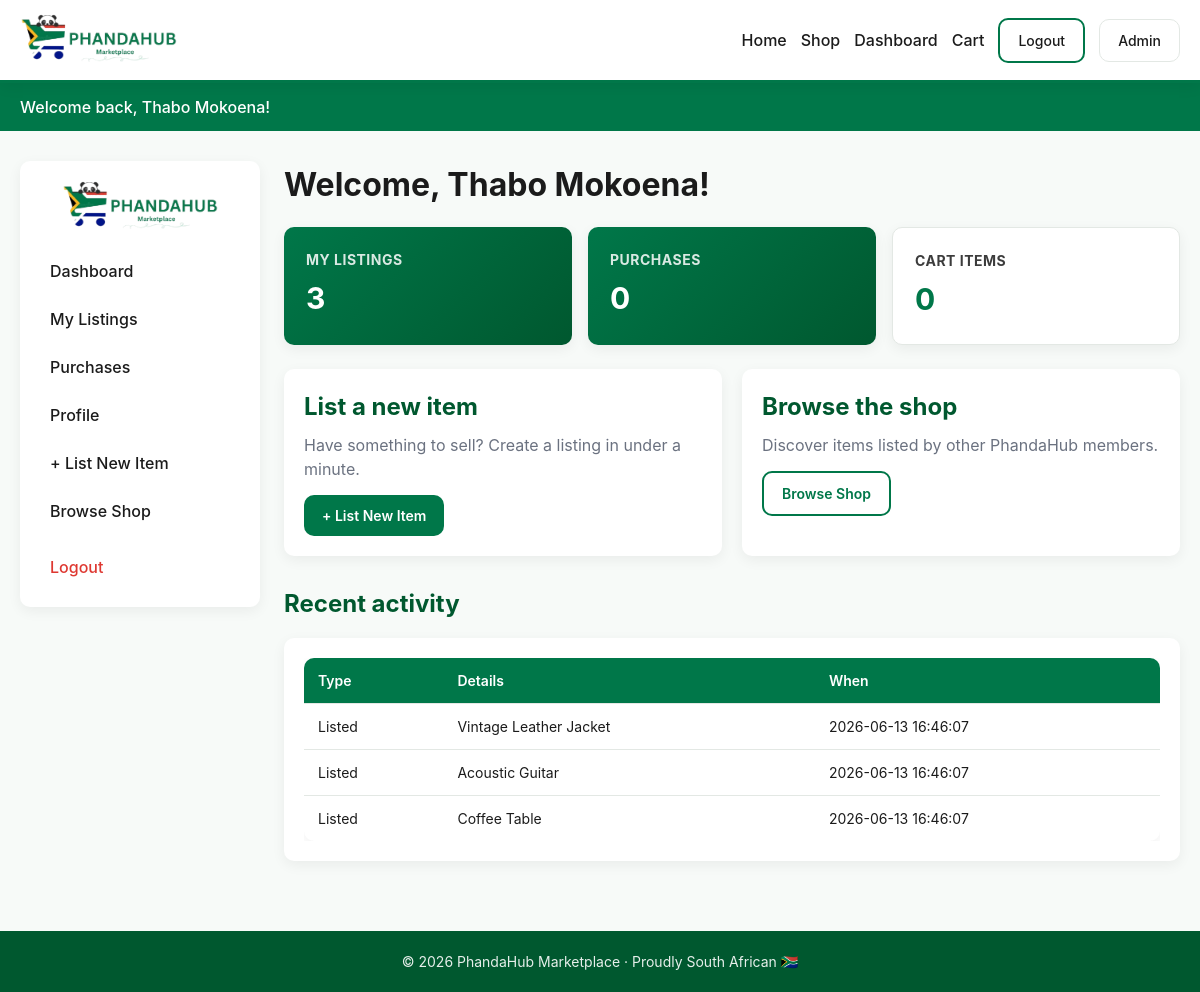
/dashboard.php (signed in), run on the app's committed database.
### tables this page shows
CREATE TABLE IF NOT EXISTS products (
  id           INT AUTO_INCREMENT PRIMARY KEY,
  user_id      INT NOT NULL,
  title        VARCHAR(150) NOT NULL,
  description  TEXT NOT NULL,
  price        DECIMAL(10,2) NOT NULL,
  category     VARCHAR(50)  NOT NULL,
  image        VARCHAR(255) NOT NULL,
  stock        INT NOT NULL DEFAULT 1,
  created_at   TIMESTAMP DEFAULT CURRENT_TIMESTAMP,
  FOREIGN KEY (user_id) REFERENCES users(id) ON DELETE CASCADE
);

### includes/auth.php (called while the page is built, shortened)
<?php
function base_url($path = '') {
    $script = str_replace('\\', '/', dirname($_SERVER['SCRIPT_NAME']));
    if ($script === '/' || $script === '\\') $script = '';
    return $script . '/' . ltrim($path, '/');
}
function e($s) { return htmlspecialchars($s ?? '', ENT_QUOTES, 'UTF-8'); }

### dashboard.php (the view, shortened to what this page needs)
<?php
require_once __DIR__ . '/includes/auth.php';
require_once __DIR__ . '/includes/db.php';
$uid = (int)$_SESSION['user_id'];
$listings_count  = $conn->query("SELECT COUNT(*) c FROM products WHERE user_id = $uid")->fetch_assoc()['c'];
$purchases_count = $conn->query("SELECT COUNT(*) c FROM orders   WHERE user_id = $uid")->fetch_assoc()['c'];
$cart_count      = $conn->query("SELECT COUNT(*) c FROM cart     WHERE user_id = $uid")->fetch_assoc()['c'];
$activity = [];
$r = $conn->query("SELECT title, created_at FROM products WHERE user_id=$uid ORDER BY created_at DESC LIMIT 5");
while ($row = $r->fetch_assoc()) $activity[] = ['type' => 'Listed', 'text' => $row['title'], 'when' => $row['created_at']];
usort($activity, fn($a,$b) => strcmp($b['when'], $a['when']));
include __DIR__ . '/includes/header.php';
?>
<div class="layout">
  <?php include __DIR__ . '/includes/sidebar.php'; ?>
  <div>
    <h1 style="margin-bottom:18px;">Welcome, <?= e($_SESSION['user_name']) ?>!</h1>
    <div class="dash-tiles">
      <div class="dash-tile"><h3>My Listings</h3><div class="num"><?= $listings_count ?></div></div>
      <div class="dash-tile"><h3>Purchases</h3><div class="num"><?= $purchases_count ?></div></div>
      <div class="dash-tile alt"><h3>Cart Items</h3><div class="num"><?= $cart_count ?></div></div>
    </div>
    <div class="grid grid-2">
      <div class="card">
        <h2 style="color:var(--green-dark);margin-bottom:8px;">List a new item</h2>
        <p style="color:var(--muted);margin-bottom:14px;">Have something to sell? Create a listing in under a minute.</p>
        <a href="<?= base_url('sell.php') ?>" class="btn btn-primary">+ List New Item</a>
      </div>
      <div class="card">
        <h2 style="color:var(--green-dark);margin-bottom:8px;">Browse the shop</h2>
        <p style="color:var(--muted);margin-bottom:14px;">Discover items listed by other PhandaHub members.</p>
        <a href="<?= base_url('shop.php') ?>" class="btn btn-outline">Browse Shop</a>
      </div>
    </div>
    <h2 class="section-title">Recent activity</h2>
    <div class="card">
      <?php if (!$activity): ?>
        <div class="empty">No activity yet. Start by listing an item or browsing the shop.</div>
      <?php else: ?>
        <div class="table-wrap"><table class="table">
          <tr><th>Type</th><th>Details</th><th>When</th></tr>
          <?php foreach (array_slice($activity, 0, 6) as $a): ?>
            <tr><td><?= e($a['type']) ?></td><td><?= e($a['text']) ?></td><td><?= e($a['when']) ?></td></tr>
          <?php endforeach; ?>
        </table></div>
      <?php endif; ?>
    </div>
  </div>
</div>
<?php include __DIR__ . '/includes/footer.php'; ?>

### css/style.css (style rules this page uses)
* { box-sizing: border-box; margin: 0; padding: 0; }
:root { --green: #007749; --green-dark: #00582f; --gold: #FFB81C; --red: #DE3831; --bg: #f7faf8; --text: #1b1b1b; --muted: #6b7280; --border: #e3e8e4; --card: #ffffff; --shadow: 0 4px 14px rgba(0,0,0,.06); --radius: 10px; }
body { font-family: -apple-system, BlinkMacSystemFont, "Segoe UI", Roboto, Helvetica, Arial, sans-serif; background: var(--bg); color: var(--text); line-height: 1.5; min-height: 100vh; display: flex; flex-direction: column; }
a { color: var(--green); text-decoration: none; }
.btn { display: inline-block; padding: 10px 18px; border-radius: var(--radius); font-weight: 600; cursor: pointer; border: none; font-size: 14px; transition: transform .05s, box-shadow .15s, background .15s; }
.btn-primary { background: var(--green); color: #fff; }
.btn-outline { background: #fff; color: var(--green); border: 2px solid var(--green); }
.card { background: var(--card); border-radius: var(--radius); box-shadow: var(--shadow); padding: 20px; }
.grid { display: grid; gap: 20px; }
.grid-2 { grid-template-columns: repeat(2, 1fr); }
.section-title { font-size: 24px; margin: 30px 0 16px; color: var(--green-dark); }
.layout { display: grid; grid-template-columns: 240px 1fr; gap: 24px; align-items: start; }
.dash-tiles { display: grid; grid-template-columns: repeat(3,1fr); gap: 16px; margin-bottom: 24px; }
.dash-tile { background: linear-gradient(135deg, var(--green), var(--green-dark)); color: #fff; padding: 22px; border-radius: var(--radius); box-shadow: var(--shadow); }
.dash-tile h3 { font-size: 14px; opacity: .85; margin-bottom: 6px; text-transform: uppercase; letter-spacing: .5px; }
.dash-tile .num { font-size: 30px; font-weight: 700; }
.dash-tile.alt { background: #fff; color: var(--text); border: 1px solid var(--border); }
.dash-tile.alt .num { color: var(--green); }
.table { width: 100%; border-collapse: collapse; background: #fff; border-radius: var(--radius); overflow: hidden; box-shadow: var(--shadow); }
.table th, .table td { padding: 12px 14px; text-align: left; border-bottom: 1px solid var(--border); font-size: 14px; }
.table th { background: var(--green); color: #fff; font-weight: 600; }
.table tr:last-child td { border-bottom: none; }
.table-wrap { overflow-x: auto; }

### data on the page
products: type "Listed", title "Vintage Leather Jacket", created_at "2026-06-13 16:46:07"
products: type "Listed", title "Acoustic Guitar", created_at "2026-06-13 16:46:07"
products: type "Listed", title "Coffee Table", created_at "2026-06-13 16:46:07"

### other printed values
$flash['msg'] "Welcome back, Thabo Mokoena!"
$_SESSION['user_name'] "Thabo Mokoena"
$listings_count "3"
$purchases_count "0"
$cart_count "0"
